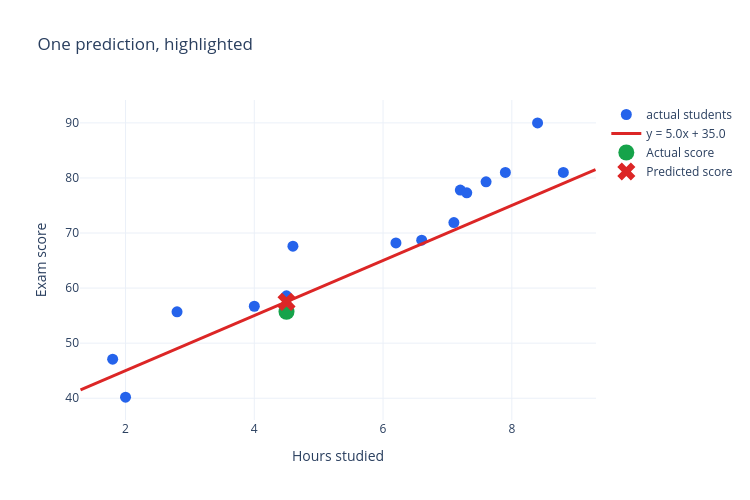

Source (notebook cell):
### Markdown cell above
Continuing with the worked values so the rest of the notebook has something to plot:

### Code cell
candidate_slope = 5.0
candidate_intercept = 35.0
scores_1d["predicted_score"] = candidate_slope * scores_1d["hours_studied"] + candidate_intercept

example_row = scores_1d.iloc[5]

figure = plot_line_over_data(scores_1d, candidate_slope, candidate_intercept, title="One prediction, highlighted")
figure.add_trace(
    go.Scatter(
        x=[example_row["hours_studied"]], y=[example_row["exam_score"]],
        mode="markers", marker=dict(size=16, color="#16a34a", symbol="circle"), name="Actual score",
    )
)
figure.add_trace(
    go.Scatter(
        x=[example_row["hours_studied"]], y=[example_row["predicted_score"]],
        mode="markers", marker=dict(size=16, color="#dc2626", symbol="x"), name="Predicted score",
    )
)
figure.show()

### Figure 1 — Plotly figure (JSON) as saved in the notebook; plotly's stock layout.template omitted (floating-point values rounded to 4 significant figures)
{"data": [{"hovertemplate": "Hours: %{x}<br>Score: %{y}<extra></extra>", "marker": {"color": "#2563eb", "size": 11}, "mode": "markers", "name": "actual students", "type": "scatter", "x": [1.8, 2.0, 2.8, 4.0, 4.5, 4.5, 4.6, 6.2, 6.6, 7.1, 7.2, 7.3, 7.6, 7.9, 8.4, 8.8], "y": [47.1, 40.2, 55.7, 56.7, 58.6, 55.7, 67.6, 68.2, 68.7, 71.9, 77.8, 77.3, 79.3, 81.0, 90.0, 81.0]}, {"line": {"color": "#dc2626", "width": 3}, "mode": "lines", "name": "y = 5.0x + 35.0", "type": "scatter", "x": [1.3, 1.463, 1.627, 1.79, 1.953, 2.116, 2.28, 2.443, 2.606, 2.769, 2.933, 3.096, 3.259, 3.422, 3.586, 3.749, 3.912, 4.076, 4.239, 4.402, 4.565, 4.729, 4.892, 5.055, 5.218, 5.382, 5.545, 5.708, 5.871, 6.035, 6.198, 6.361, 6.524, 6.688, 6.851, 7.014, 7.178, 7.341, 7.504, 7.667, 7.831, 7.994, 8.157, 8.32, 8.484, 8.647, 8.81, 8.973, 9.137, 9.3], "y": [41.5, 42.32, 43.13, 43.95, 44.77, 45.58, 46.4, 47.21, 48.03, 48.85, 49.66, 50.48, 51.3, 52.11, 52.93, 53.74, 54.56, 55.38, 56.19, 57.01, 57.83, 58.64, 59.46, 60.28, 61.09, 61.91, 62.72, 63.54, 64.36, 65.17, 65.99, 66.81, 67.62, 68.44, 69.26, 70.07, 70.89, 71.7, 72.52, 73.34, 74.15, 74.97, 75.79, 76.6, 77.42, 78.23, 79.05, 79.87, 80.68, 81.5]}, {"marker": {"color": "#16a34a", "size": 16, "symbol": "circle"}, "mode": "markers", "name": "Actual score", "type": "scatter", "x": [4.5], "y": [55.7]}, {"marker": {"color": "#dc2626", "size": 16, "symbol": "x"}, "mode": "markers", "name": "Predicted score", "type": "scatter", "x": [4.5], "y": [57.5]}], "layout": {"height": 500, "title": {"text": "One prediction, highlighted"}, "width": 750, "xaxis": {"title": {"text": "Hours studied"}}, "yaxis": {"title": {"text": "Exam score"}}}}
